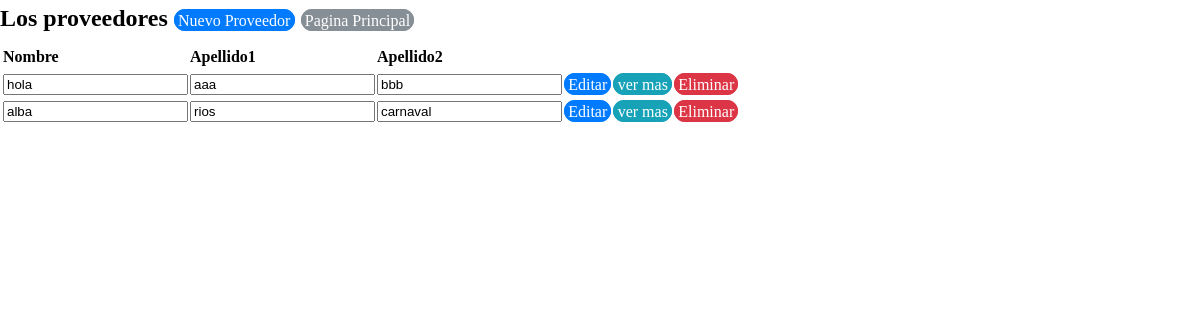
The page /view/registroproveedor/RegistroProveedor.php on the database its author committed.
### tables this page shows
CREATE TABLE `tbproveedores` (
  `proveedorid` int(11) NOT NULL,
  `personaid` int(11) NOT NULL,
  `materiaprimaid` int(11) NOT NULL,
  `proveedorproductosprimos` text NOT NULL,
  `proveedorestado` tinyint(1) NOT NULL
);

CREATE TABLE `tbpersonas` (
  `personaid` int(20) NOT NULL,
  `personanombre` varchar(20) NOT NULL,
  `personaapellido1` varchar(20) NOT NULL,
  `personaapellido2` varchar(20) NOT NULL,
  `personatelefono` int(11) NOT NULL,
  `personacorreo` varchar(50) NOT NULL,
  `zonaid` varchar(20) NOT NULL,
  `personaestado` tinyint(1) NOT NULL
);

### business/proveedorbusiness/ProveedorBusiness.php (called while the page is built, shortened)
<?php
class ProveedorBusiness {
   private $DataProveedor;
    public function ProveedorBusiness() {
        require_once '../../data/dataproveedor/DataProveedor.php';
        $this->DataProveedor= new DataProveedor();
    }
    public function mostrarProveedor() {
        return $this->DataProveedor->mostrarProveedor();
    }
}
?>

### data/dataproveedor/DataProveedor.php (called while the page is built, shortened)
<?php
class DataProveedor {
    private $conexion;
    function DataProveedor() {
        include_once '../../data/dbconexion/Conexion.php';
        $this->conexion = new Conexion();
    }
    public function mostrarProveedor() {
        if ($this->conexion->crearConexion()->set_charset('utf8')) {
            $array = array();
            $mostrarProveedor = $this->conexion->crearConexion()->query("SELECT *
                FROM tbproveedores e
                INNER JOIN tbpersonas p ON e.personaid= p.personaid
                INNER JOIN tbzonas z ON z.zonaid= p.zonaid
                WHERE  e.proveedorestado=1;");
            $this->conexion->cerrarConexion();
            while ($resultado = $mostrarProveedor->fetch_assoc()) {
                array_push($array, $resultado);
            }
            return $array;
        }
    }
}
?>

### data/dbconexion/Conexion.php (called while the page is built, shortened)
<?php
class Conexion {
    private $server;
    private $user;
    private $password;
    private $dbname;
    function Conexion(){
        $this->server = "localhost";
        $this->user = "root";
        $this->password = "";
        $this->dbname = "bdexpressdjb";
    }
    function crearConexion(){
        $this->conexion  = mysqli_connect($this->server,$this->user,$this->password,$this->dbname);
        return $this->conexion;
    }
}

### view/registroproveedor/RegistroProveedor.php (the view, shortened to what this page needs)
<!DOCTYPE html>
<head>
    <link rel="stylesheet" href="../../css/estilo.css">
    <?php
    include '../../business/proveedorbusiness/ProveedorBusiness.php';
    ?>
</head>
<body>
    <?php
    $proveedorBusiness = new ProveedorBusiness();
    $allBusiness = $proveedorBusiness->mostrarProveedor();
    ?>
    <h2>
        Los proveedores
        <a href="?action=registrar" class="btn btn-primary" >Nuevo Proveedor</a>
        <a href="../ventanaprincipalview/VentanaPrincipalView.php"class="btn btn-secondary">Pagina Principal</a>
    </h2>
    <form  action="RegistroProveedor.php" method="Post">
        <table>
            <thead>
                <tr>
                    <th></th>
                    <th>Nombre</th>
                    <th>Apellido1</th>
                    <th>Apellido2</th>
                </tr>
            </thead>
            <?php foreach ($allBusiness as $current): ?>
                <tr>
                    <td><input type="hidden" name="proveedorid" id="proveedorid" value="<?php echo $current['proveedorid']; ?>"></td>
                    <td><input type="text" name="personanombre" class="personanombre" value="<?php echo $current['personanombre']; ?>"/> </td>
                    <td><input type="text" name="personaapellido1" class="personaapellido1" value="<?php echo $current['personaapellido1']; ?>"/> </td>
                    <td><input type="text" name="personaapellido2" class="personaapellido2" value="<?php echo $current['personaapellido2']; ?>"/> </td>
                    <td><a href="?action=editar&id=<?php echo $current['proveedorid']; ?> " class="btn btn-primary">Editar</a></td>
                    <td><a href="?action=ver&id=<?php echo $current['proveedorid']; ?> " class="btn btn-info">ver mas</a></td>
                    <td><a href="?action=eliminar&id=<?php echo $current['proveedorid']; ?> " class="btn btn-danger">Eliminar</a></td>
                </tr>
            <?php endforeach ?>
        </table>
    </form>
</body>
</html>

### css/estilo.css (style rules this page uses)
body { margin: 0; font-family: verdana; font-size: 1rem; font-weight: normal; line-height: 1.5; color: black; background-color: window; }
h1, h2, h3, h4, h5, h6 { margin-top: 0; margin-bottom: .5rem; }
a { color: blue; text-decoration: none; background-color: transparent; -webkit-text-decoration-skip: objects; }
table { border-collapse: collapse; }
th { text-align: left; }
.btn { font-weight: normal; text-align: center; white-space: nowrap; vertical-align: middle; border: 1px solid transparent; padding: 0.1rem 0.2rem; font-size: 1rem; line-height: 1.5; border-radius: 0.70rem; transition: all 0.15s ease-in-out; }
.btn-primary { color: #fff; background-color: #007bff; border-color: #007bff; }
.btn-secondary { color: #fff; background-color: #868e96; border-color: #868e96; }
.btn-info { color: #fff; background-color: #17a2b8; border-color: #17a2b8; }
.btn-danger { color: #fff; background-color: #dc3545; border-color: #dc3545; }

### rows shown on the page
tbproveedores: personanombre "hola", personaapellido1 "aaa", personaapellido2 "bbb"
tbproveedores: personanombre "alba", personaapellido1 "rios", personaapellido2 "carnaval"
